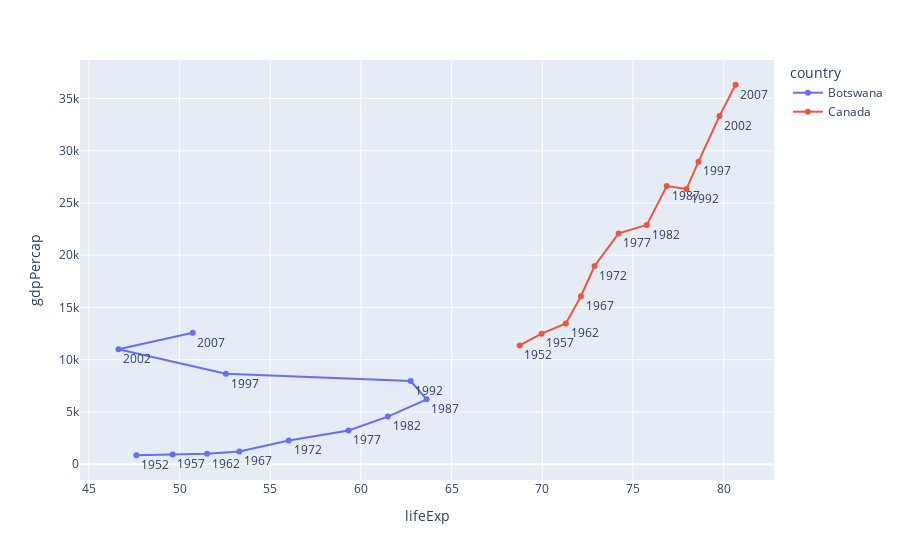

Here is the notebook cell this chart was saved with:
### Code cell
import plotly.express as px

df = px.data.gapminder().query("country in ['Canada', 'Botswana']")

fig = px.line(df, x="lifeExp", y="gdpPercap", color="country", text="year")
fig.update_traces(textposition="bottom right")
fig.show()

### Figure 1 — Plotly figure (JSON) as saved in the notebook; plotly's stock layout.template omitted (floating-point values rounded to 4 significant figures)
{"data": [{"hovertemplate": "country=Botswana<br>lifeExp=%{x}<br>gdpPercap=%{y}<br>year=%{text}<extra></extra>", "legendgroup": "Botswana", "line": {"color": "#636efa", "dash": "solid"}, "marker": {"symbol": "circle"}, "mode": "lines+text+markers", "name": "Botswana", "orientation": "v", "showlegend": true, "text": [1952, 1957, 1962, 1967, 1972, 1977, 1982, 1987, 1992, 1997, 2002, 2007], "textposition": "bottom right", "type": "scatter", "x": [47.62, 49.62, 51.52, 53.3, 56.02, 59.32, 61.48, 63.62, 62.74, 52.56, 46.63, 50.73], "xaxis": "x", "y": [851.2, 918.2, 983.7, 1215.0, 2264.0, 3215.0, 4551.0, 6206.0, 7954.0, 8647.0, 11000.0, 12570.0], "yaxis": "y"}, {"hovertemplate": "country=Canada<br>lifeExp=%{x}<br>gdpPercap=%{y}<br>year=%{text}<extra></extra>", "legendgroup": "Canada", "line": {"color": "#EF553B", "dash": "solid"}, "marker": {"symbol": "circle"}, "mode": "lines+text+markers", "name": "Canada", "orientation": "v", "showlegend": true, "text": [1952, 1957, 1962, 1967, 1972, 1977, 1982, 1987, 1992, 1997, 2002, 2007], "textposition": "bottom right", "type": "scatter", "x": [68.75, 69.96, 71.3, 72.13, 72.88, 74.21, 75.76, 76.86, 77.95, 78.61, 79.77, 80.65], "xaxis": "x", "y": [11370.0, 12490.0, 13460.0, 16080.0, 18970.0, 22090.0, 22900.0, 26630.0, 26340.0, 28950.0, 33330.0, 36320.0], "yaxis": "y"}], "layout": {"legend": {"title": {"text": "country"}, "tracegroupgap": 0}, "margin": {"t": 60}, "xaxis": {"anchor": "y", "domain": [0, 1], "title": {"text": "lifeExp"}}, "yaxis": {"anchor": "x", "domain": [0, 1], "title": {"text": "gdpPercap"}}}}
